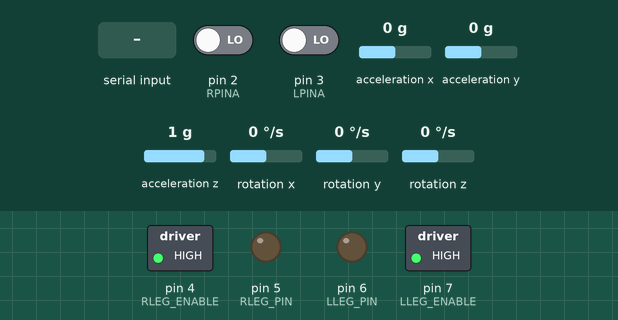
The sketch below on a simulated Arduino Uno, built with avr-gcc and run on an emulated ATmega328P. On the bench: switched loads named in the sketch (green lamp = pin HIGH), output pins drawn as LEDs (lit = HIGH). Wiring (inferred from the names in the program): MPU-6050 motion sensor at I2C address 0x68. The test bench sets the inputs (shaded band); at power-on: pin 2 (RPINA) LOW, pin 3 (LPINA) LOW, acceleration x 0 g, acceleration y 0 g, acceleration z 1 g, rotation x 0 °/s, rotation y 0 °/s, rotation z 0 °/s.

Above: at 1.2 s.
1.3 s: "1" received over Serial
At 3.7 s:
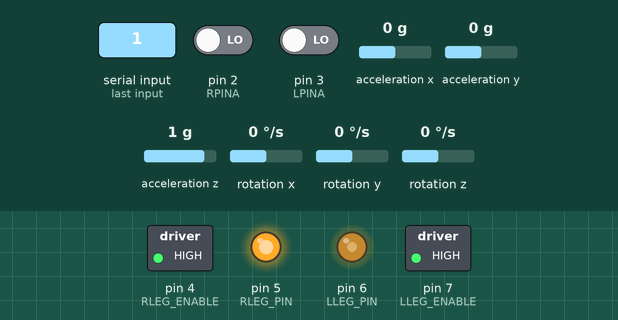
4.3 s: "90,45\n" received over Serial
At 4.6 s:
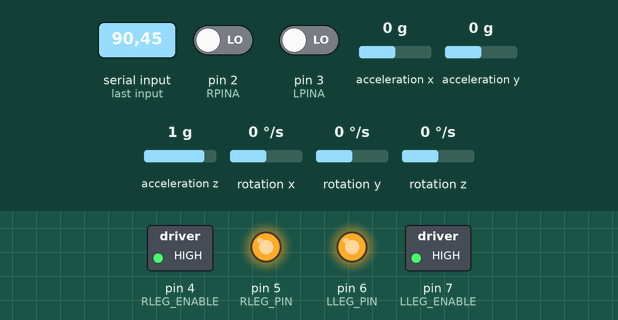
5.8 s: "2" received over Serial
At 8.3 s:
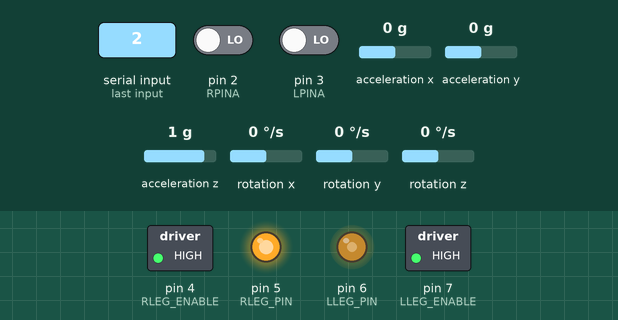
8.8 s: "30,150\n" received over Serial
At 9.2 s:
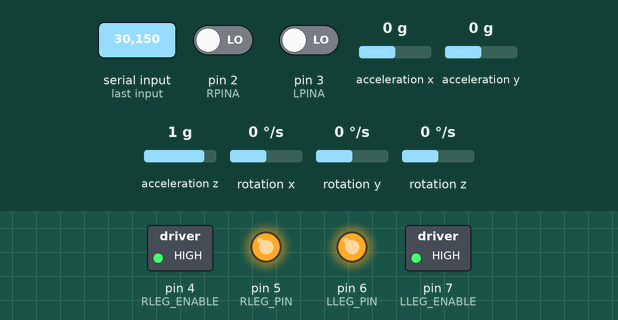
Timing chart, 0 to 11.3 s (numbered marks = the images above; inputs shaded):
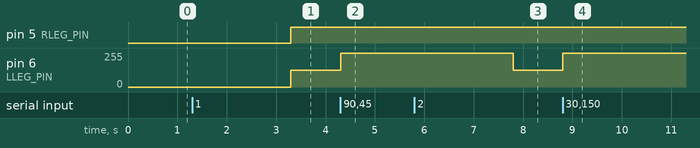

The sketch:

Robot_wk_analog.ino
```cpp
#include "IMU.h"
#include "Inputgenerator.h"

#define RLEG_PIN 5
#define LLEG_PIN 6
#define RLEG_ENABLE 4
#define LLEG_ENABLE 7

#define RPINA 2
#define RPINB 8
#define LPINA 3
#define LPINB 9

#define Rinterrupt 0//2番ピン
#define Linterrupt 1//3番ピン

#define PINION_RADIUS 11.2//[mm]
#define GEAR_RADIUS 0.008//[mm]

#define PPR 1024//512*2

float Rleg_disp=0;
float Lleg_disp=0;

int Rleg_input=0;//0~255
int Lleg_input=0;

volatile long Rcount;
volatile long Lcount;

float Rdisp;
float Ldisp;

bool Start;
bool Estart;

bool Receive=false;


const float ulimit=127.5;//255/2

IMU imu;
Inputgenerator inputgenerator;

void setup()
{
  imu.IMU_Init();
  Init_Encode();
  Init_Input();

  Serial.begin(115200);

  attachInterrupt(Rinterrupt, REncode, CHANGE);
  attachInterrupt(Linterrupt, LEncode, CHANGE);
  Enable_Input(HIGH,LOW,LOW);
}

void loop()
{
  imu.IMU_sense();//ロール・ピッチ・ヨー角の算出
  CallDisp();//右、左足のストロークの算出
  serial_read();

  if(Receive==true)
  {
    Input();
   // serial_write();
    Receive=false;
  }


}

void Init_Input()
{
  pinMode(RLEG_ENABLE, OUTPUT);
  pinMode(LLEG_ENABLE, OUTPUT);
  //pinMode(RLEG_PIN, OUTPUT);
  //pinMode(LLEG_PIN, OUTPUT);

  digitalWrite(RLEG_ENABLE, LOW);
  digitalWrite(LLEG_ENABLE, LOW);
}

void Enable_Input(bool i,bool j,bool k)
{
  digitalWrite(RLEG_ENABLE, i);
  digitalWrite(LLEG_ENABLE, i);

  Start=j;
  Estart=k;
}

void Input()//BLDCへの指令値印加
{

//  inputgenerator.Forcegene(Start,Estart);
//  Rleg_input=(int)(127.5+limit(538.206*GEAR_RADIUS*inputgenerator.Rforce_ref));//a=1/Kt(2.568/51)
//  Lleg_input=(int)(127.5+limit(538.206*GEAR_RADIUS*inputgenerator.Lforce_ref));

  Rleg_input=(int)(127.5+limit((51/19.2)*(24/PI)*(Rleg_disp/GEAR_RADIUS)));//1qc=7.5degLleg_disp/80
  Lleg_input=(int)(127.5+limit((51/19.2)*(24/PI)*(Lleg_disp/GEAR_RADIUS)));//1qc=7.5degLleg_disp/80
//
//inputgenerator.dispgene();
//  Rleg_input=(int)(127.5+limit((51/19.2)*(24/PI)*(inputgenerator.Rdisp_ref*10000/80)));//1qc=7.5degLleg_disp/80
//  Lleg_input=(int)(127.5+limit((51/19.2)*(24/PI)*(inputgenerator.Ldisp_ref/80)));//1qc=7.5degLleg_disp/80


  analogWrite(RLEG_PIN,Rleg_input);
  analogWrite(LLEG_PIN,Lleg_input);

  inputgenerator.Counter();

}

float limit(float u)
{
  if (abs(u) > ulimit) {
    if (u > 0) {
      return ulimit;
    } else {
      return -ulimit;
    }
  } else {
    return u;
  }
}

void Init_Encode(void)
{
  pinMode(RPINA, INPUT);
  pinMode(RPINB, INPUT);
  pinMode(LPINA, INPUT);
  pinMode(LPINB, INPUT);

  Rcount=0;
  Lcount=0;
}

void CallDisp()
{
  Rdisp=((float)Rcount/PPR)*2*PI*PINION_RADIUS;
  Ldisp=((float)Lcount/PPR)*2*PI*PINION_RADIUS;
}

void REncode()  //右足側エンコード
{
  int Astate = digitalRead(RPINA);
  int Bstate = digitalRead(RPINB);
  if (Astate == 1)  //A is HIGH
  {
    if (Bstate == 1)  //B is HIGH
    {
      Rcount--;
    } else  //B is LOW
    {
      Rcount++;
    }
  } else  //A is LOW
  {
    if (Bstate == 1)
    {
      Rcount++;
    } else
    {
      Rcount--;
    }
  }
}

void LEncode()  //左足側エンコード
{
  int Astate = digitalRead(LPINA);
  int Bstate = digitalRead(LPINB);
  if (Astate == 1)  //A is HIGH
  {
    if (Bstate == 1)  //B is HIGH
    {
      Lcount--;
    } else  //B is LOW
    {
      Lcount++;
    }
  } else  //A is LOW
  {
    if (Bstate == 1)
    {
      Lcount++;
    } else
    {
      Lcount--;
    }
  }
}

void serial_read()
{

  if(Serial.available() >0)
  {
     Rleg_disp = Serial.parseFloat();
     Lleg_disp = Serial.parseFloat();

     Receive=true;

    while(Serial.available() > 0)
    {
      char t=Serial.read();//受信バッファクリア
    }
  }

//
//  if(Serial.available() >0)
//  {
//     //ヘッダの確認
//    if ( Serial.read() == 'L' )
//    {
//      Rleg_disp = Serial.parseFloat();
//    }
//
//    while(Serial.available() > 0)
//    {
//      char t=Serial.read();//受信バッファクリア
//    }
//
//  }
}

void serial_write()
{
  /*
  Serial.print(imu.yaw*(180/PI));
  Serial.print(imu.roll*(180/PI));
  Serial.println(imu.pitch*(180/PI));
  */
  Serial.print(Rleg_disp);
  Serial.print(" ");
  Serial.println(Lleg_disp);
}

void serial_test()
{
    if(Serial.available()>0)
  {
    Enable_Input(LOW,LOW,LOW);
    //int rd=Serial.read();
    byte rd=Serial.read();

    switch(rd)
    {
      case '1':
        Enable_Input(HIGH,LOW,LOW);
        rd=Serial.read();//シリアルの改行を消化
        break;

      case '2':
        Enable_Input(HIGH,HIGH,LOW);
        rd=Serial.read();//シリアルの改行を消化
        break;

      case '3':
        Enable_Input(HIGH,LOW,HIGH);
        rd=Serial.read();//シリアルの改行を消化
        break;
    }
  }
}
```

IMU.cpp
```cpp
#include "IMU.h"

IMU::IMU()
{
  AccX=0;
  AccY=0;
  AccZ=0;
  Temp=0;
  GyroX=0;
  GyroY=0;
  GyroZ=0;

  acc_x=0.0;
  acc_y=0.0;
  acc_z=0.0;
  gyro_x=0.0;
  gyro_y=0.0;
  gyro_z=0.0;

  roll=0.0;
  pitch=0.0;
  yaw=0.0;
}

void IMU::IMU_Init()
{
  Wire.begin();

  Wire.beginTransmission(MPU6050_ADDR);
  Wire.write(0x6B);
  Wire.write(0);
  Wire.endTransmission();

  MadgwickFilter.begin(100);
}

void IMU::IMU_sense()
{
    //  send start address
  Wire.beginTransmission(MPU6050_ADDR);
  Wire.write(MPU6050_AX);
  Wire.endTransmission();
  //  request 14bytes (int16 x 7)
  Wire.requestFrom(MPU6050_ADDR, 14);
  //  get 14bytes
  AccX = Wire.read() << 8;  AccX |= Wire.read();
  AccY = Wire.read() << 8;  AccY |= Wire.read();
  AccZ = Wire.read() << 8;  AccZ |= Wire.read();
  Temp = Wire.read() << 8;  Temp |= Wire.read();  //  (Temp-12421)/340.0 [degC]
  GyroX = Wire.read() << 8; GyroX |= Wire.read();
  GyroY = Wire.read() << 8; GyroY |= Wire.read();
  GyroZ = Wire.read() << 8; GyroZ |= Wire.read();

  acc_x=AccX/16384.0;
  acc_y=AccY/16384.0;
  acc_z=AccZ/16384.0;

  gyro_x=GyroX/131.0;
  gyro_y=GyroY/131.0;
  gyro_z=GyroZ/131.0;

  MadgwickFilter.updateIMU(gyro_x, gyro_y, gyro_z, acc_x, acc_y, acc_z);//フィルタリンク
  //ヨー・ロール・ピッチ角の算出
  roll  = MadgwickFilter.getRollRadians();
  pitch = MadgwickFilter.getPitchRadians();
  yaw   = MadgwickFilter.getYawRadians();

}
```

IMU.h
```cpp
#ifndef IMU_H
#define IMU_H

#include <Wire.h>
#include <Arduino.h>
#include<MadgwickAHRS.h>
//黄色線:SDL
//緑線:SDA
#define MPU6050_ADDR 0x68
#define MPU6050_AX  0x3B
#define MPU6050_AY  0x3D
#define MPU6050_AZ  0x3F
#define MPU6050_TP  0x41    //  data not used
#define MPU6050_GX  0x43
#define MPU6050_GY  0x45
#define MPU6050_GZ  0x47

class IMU
{
  private:
    short int AccX, AccY, AccZ;
    short int Temp;
    short int GyroX, GyroY, GyroZ;

    double acc_x,acc_y,acc_z;
    double gyro_x,gyro_y,gyro_z;

    Madgwick MadgwickFilter;

  public:
    double roll,pitch,yaw;
    IMU();
    void IMU_Init();
    void IMU_sense();
};

#endif
```

Inputgenerator.cpp
```cpp
#include"Inputgenerator.h"

Inputgenerator::Inputgenerator()
{
  Rforce_ref=0.0;
  Lforce_ref=0.0;
  Rdisp_ref=0.0;
  Ldisp_ref=0.0;
  starttime=0.0;
  estarttime=0.0;

  Count=0;
  Time=0.0;
  Oldtime=0.0;
  dt=0.01;//10ms;
}

void Inputgenerator::Counter()//カウンター
{
  Count++;
  Time=(double)Count*dt;
}

void Inputgenerator::dispgene()
{
  if(Time<5)
  {
    Rdisp_ref=0.0;
    Ldisp_ref=0.0;
    starttime=Time;
    ReceiveCount=2;
  }
  else if(Time>=starttime&&Time<=(starttime+4))
  {
//    Rdisp_ref=0.05*(Time-starttime);//トルク[Nm]
//    Ldisp_ref=0.05*(Time-starttime);//トルク[Nm]

      Rdisp_ref=0.01;
    Ldisp_ref=0.01;
    ReceiveCount=3;
  }
  else if(Time>=(starttime+4)&&Time<=(starttime+8))  {
//    Rdisp_ref=-0.05*(Time-starttime)+0.2;//トルク[Nm]
//    Ldisp_ref=-0.05*(Time-starttime)+0.2;//トルク[Nm]
      Rdisp_ref=0.0;
     Ldisp_ref=0.0;
     ReceiveCount=4;
  }
  else
  {
    Rdisp_ref=0.01;//-18
    Ldisp_ref=0.01;
    ReceiveCount=5;
  }
}

void Inputgenerator::Forcegene(bool Start,bool Estart)
{
  if((Start==LOW)&&(Estart==LOW))
  {
    Rforce_ref=0.0;
    Lforce_ref=0.0;
    starttime=Time;
  }
  else if((Start==HIGH)&&(Estart==LOW)&&(Time>=starttime&&Time<=(starttime+2)))
  {
    Rforce_ref=-9*(Time-starttime);//トルク[Nm]
    Lforce_ref=-9*(Time-starttime);//トルク[Nm]

  }
  else if((Start==HIGH)&&(Estart==LOW)&&(Time>(starttime+2)))
  {
    Rforce_ref=-18;//トルク[Nm]0
    Lforce_ref=-18;
    estarttime=Time;
  }
  else if((Start==LOW)&&(Estart==HIGH)&&(Time>=estarttime&&Time<=(estarttime+2)))
  {
    Rforce_ref=23;//18;//トルク[Nm]自重を支えうる力 18N
    Lforce_ref=23;//18;//23 5A
  }
  else
  {
    Rforce_ref=0.0;//-18
    Lforce_ref=0.0;
  }
}
```

Inputgenerator.h
```cpp
#ifndef Inputgenerator_H
#define Inputgenerator_H

#include <Arduino.h>

class Inputgenerator
{
  private:
    double starttime;
    double estarttime;

  public:
    double Rforce_ref;
    double Lforce_ref;
    double Rdisp_ref;
    double Ldisp_ref;
    int Count;
    double Time;
    double Oldtime;//add
    double dt;
    int ReceiveCount=1;

    Inputgenerator();
    void Forcegene(bool Start,bool Estart);//
    void dispgene();
    void Counter();
};

#endif
```

Measured:
- after the input at 1.3 s, pin 5 (RLEG_PIN): LOW → HIGH after 2.0 s; pin 6 (LLEG_PIN): 0/255 → 127/255 after 2.0 s
- after the input at 4.3 s, pin 6 (LLEG_PIN): 127/255 → 255/255 at once
- after the input at 5.8 s, pin 6 (LLEG_PIN): 255/255 → 127/255 after 2.0 s
- after the input at 8.8 s, pin 6 (LLEG_PIN): 127/255 → 255/255 at once
